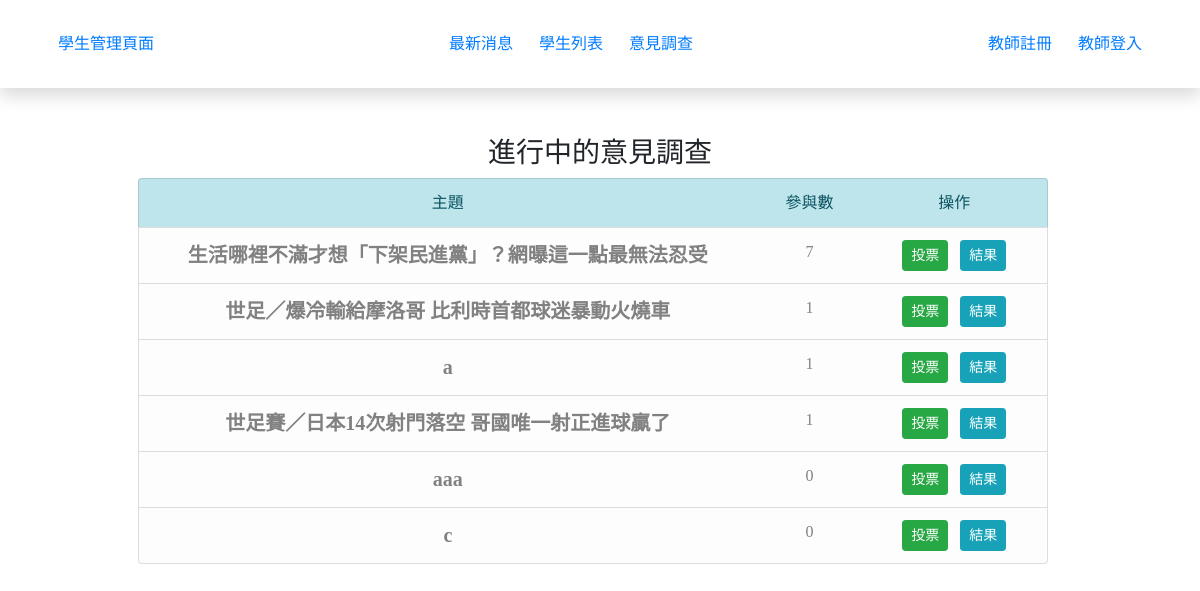
The page /index.php?do=survey on the database its author committed.
### tables this page shows
CREATE TABLE `survey_subject` (
  `id` int(10) UNSIGNED NOT NULL,
  `subject` text NOT NULL,
  `type` tinyint(1) UNSIGNED NOT NULL,
  `active` tinyint(1) NOT NULL,
  `vote` int(10) UNSIGNED NOT NULL,
  `created_at` timestamp NOT NULL DEFAULT current_timestamp(),
  `updated_at` timestamp NOT NULL DEFAULT current_timestamp() ON UPDATE current_timestamp()
);

### base.php (called while the page is built, shortened)
<?php
$dsn="mysql:host=localhost;charset=utf8;dbname=school";
$pdo=new PDO($dsn,'root','');
function all($table,...$args){
  global $pdo;
  $sql="select * from $table ";
  if(isset($args[0])){
      if(is_array($args[0])){
          foreach($args[0] as $key => $value){
              $tmp[]="`$key`='$value'";
          }
          $sql=$sql ." WHERE ". join(" && " ,$tmp);
      }else{
          $sql=$sql . $args[0];
      }
  }
  return $pdo->query($sql)->fetchAll(PDO::FETCH_ASSOC);
}
?>

### front/survey.php (the view)
<h3 class="text-center">進行中的意見調查</h3>
<ul class="list-group col-md-10 m-auto">
    <li class="d-flex text-center list-group-item list-group-item-info list-group-item-action">
        <div class="col-8">主題</div>
        <div class="col-2">參與數</div>
        <div class="col-2">操作</div>
    </li>
<?php
    $surveys=all("survey_subject",['active'=>1]);
    foreach($surveys as $survey){
?>
    <li class="d-flex list-group-item list-group-item-light list-group-item-action">
        <div class="col-8 font-weight-bolder" style="font-size:1.25rem">
            <?=$survey['subject'];?>
        </div>
        <div class="col-2 text-center">
            <?=$survey['vote'];?>
        </div>
        <div class="col-2 text-center">
            <a href="index.php?do=survey_item&id=<?=$survey['id'];?>" class="btn btn-sm btn-success mx-1">投票</a>
            <a href="index.php?do=survey_result&id=<?=$survey['id'];?>" class="btn btn-sm btn-info mx-1">結果</a>
        </div>
    </li>
<?php
    }
?>
</ul>

### style.css (style rules this page uses)
* { margin: 0; padding: 0; box-sizing: border-box; font-family: 微軟正黑體; }
body { text-align: center; }
a { display: inline-block; padding: 0px 5px; text-decoration: none; }

### rows shown on the page
survey_subject: subject "生活哪裡不滿才想「下架民進黨」？網曝這一點最無法忍受", vote "7"
survey_subject: subject "世足／爆冷輸給摩洛哥 比利時首都球迷暴動火燒車", vote "1"
survey_subject: subject "a", vote "1"
survey_subject: subject "世足賽／日本14次射門落空 哥國唯一射正進球贏了", vote "1"
survey_subject: subject "aaa", vote "0"
survey_subject: subject "c", vote "0"
